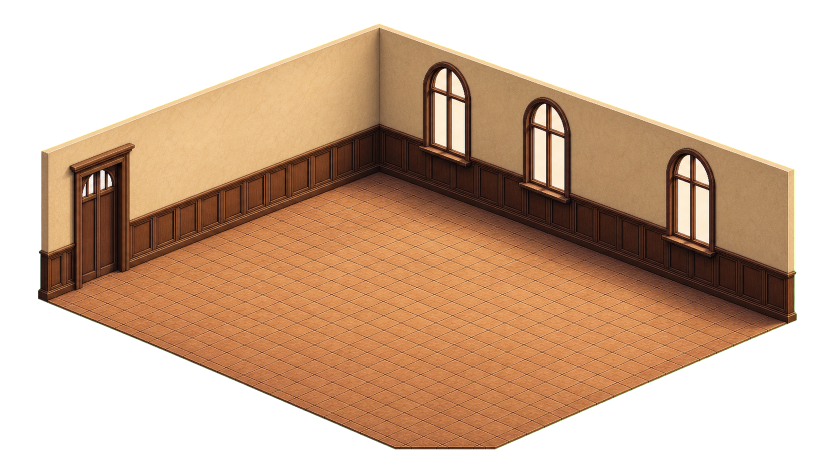
#> input picture assets/backgrounds/placeholder-cafe-stage-base-growth-v01.png, 1672 x 941 px (shown at 1/2 size)
$ python split_cafe_floor_layers.py
#> lines starting #> are read from the running program, lines starting #| are printed output that depends on the picture; after the words box and inside, x2 and y2 are one past the last pixel; in counts of white or black regions, pixels touching at a corner belong together
#!/usr/bin/env python3
"""Split the café background into a fixed shell and an independently scalable floor."""

from pathlib import Path

from PIL import Image, ImageDraw


ROOT = Path(__file__).resolve().parents[1]
SOURCE = ROOT / "assets/backgrounds/placeholder-cafe-stage-base-growth-v01.png"
SHELL = ROOT / "assets/backgrounds/placeholder-cafe-stage-shell-v01.png"
FLOOR = ROOT / "assets/backgrounds/placeholder-cafe-floor-growth-v01.png"

# The five painted floor corners in the 1672 x 941 source. The short flat front
# edge is intentional; omitting its right corner leaves a detached floor wedge
# in the otherwise transparent wall shell.
FLOOR_POLYGON = [
    (76, 596),
    (758, 345),
    (1594, 645),
    (995, 905),
    (790, 905),
]


def main() -> None:
    source = Image.open(SOURCE).convert("RGBA")
#> source is the input picture: PIL image 1672x941 RGBA; mean R, G, B, A 98.4, 68.6, 45.8, 144.4
    mask = Image.new("L", source.size, 0)
#> mask: PIL image 1672x941 L; every value is 0
    ImageDraw.Draw(mask).polygon(FLOOR_POLYGON, fill=255)
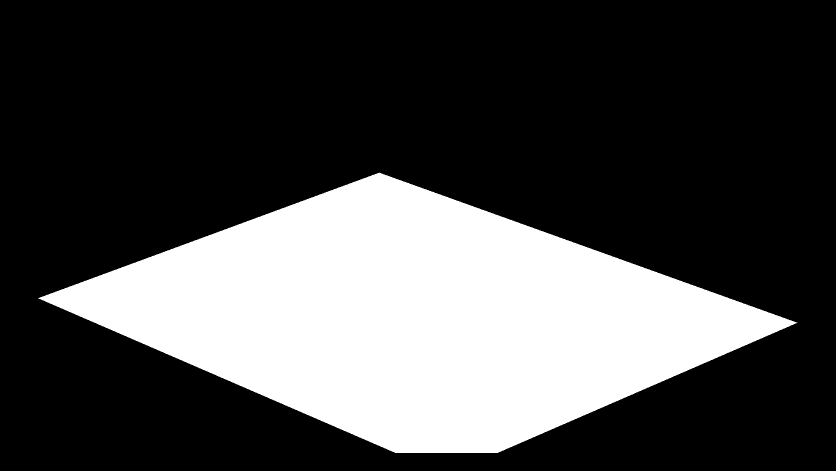
#> mask: PIL image 1672x941 L (shown at 1/2 size); 28.7% white; 1 white region, box (x1, y1, x2, y2) and area: (76, 345, 1595, 906) 451569

    floor = source.copy()
    floor.putalpha(mask)
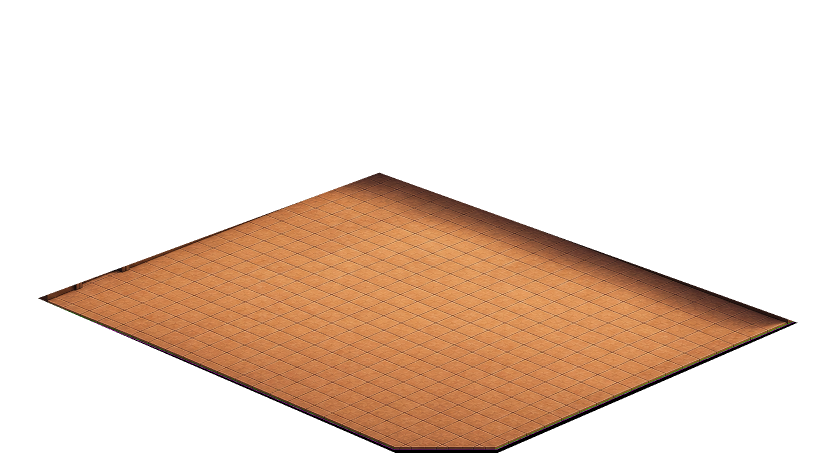
#> floor: PIL image 1672x941 RGBA (shown at 1/2 size); mean R, G, B, A 98.4, 68.6, 45.8, 73.2; transparent parts drawn white
    floor.save(FLOOR)

    shell = source.copy()
    alpha = shell.getchannel("A")
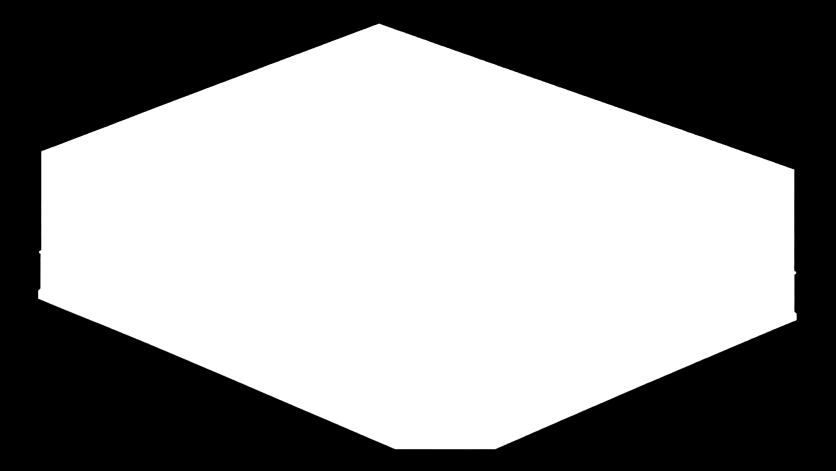
#> alpha: PIL image 1672x941 L (shown at 1/2 size); min 0, max 255, mean 144.4
    alpha.paste(0, mask=mask)
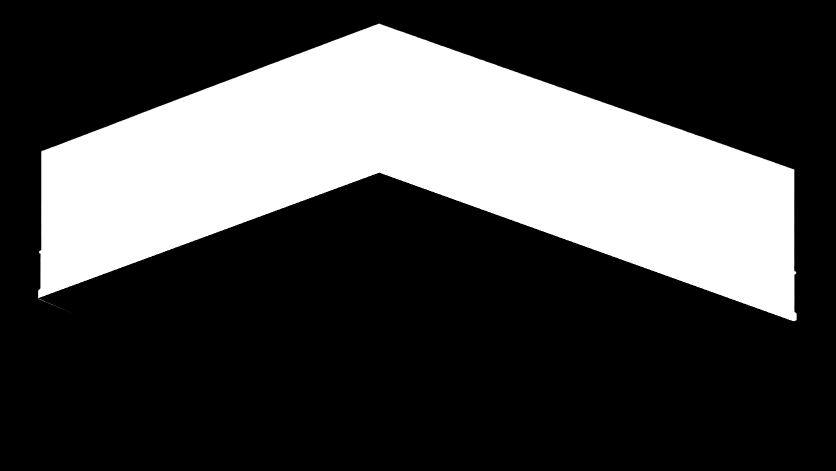
#> alpha: PIL image 1672x941 L (shown at 1/2 size); min 0, max 255, mean 72.9
    shell.putalpha(alpha)
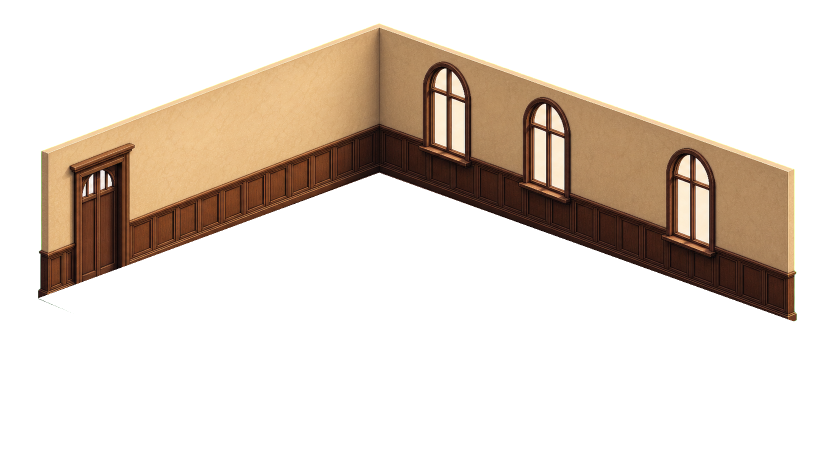
#> shell: PIL image 1672x941 RGBA (shown at 1/2 size); mean R, G, B, A 98.4, 68.6, 45.8, 72.9; transparent parts drawn white
    shell.save(SHELL)

    print(f"Wrote {SHELL.name} and {FLOOR.name}")


if __name__ == "__main__":
    main()

$ run again, with assets/backgrounds/placeholder-cafe-floor-v06-day-3.png copied over assets/backgrounds/placeholder-cafe-stage-base-growth-v01.png
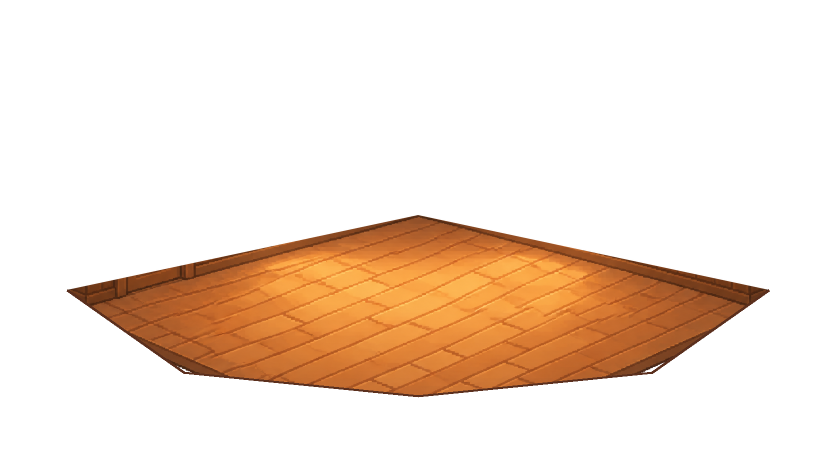
#> input picture assets/backgrounds/placeholder-cafe-floor-v06-day-3.png, 1672 x 941 px (shown at 1/2 size)
#> in main, source is the input picture: PIL image 1672x941 RGBA; mean R, G, B, A 211.8, 169, 132.7, 52.6
#> in main, `alpha.paste(0, mask=mask)`:
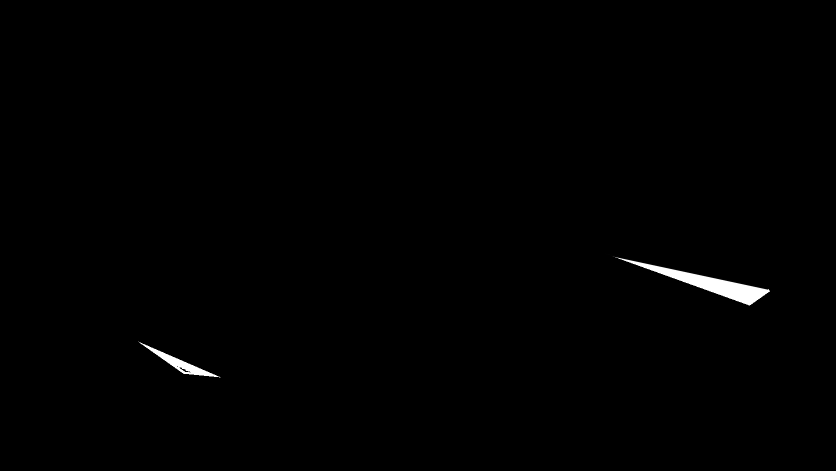
#> alpha: PIL image 1672x941 L (shown at 1/2 size); min 0, max 255, mean 1.3
#> in main, `shell.putalpha(alpha)`:
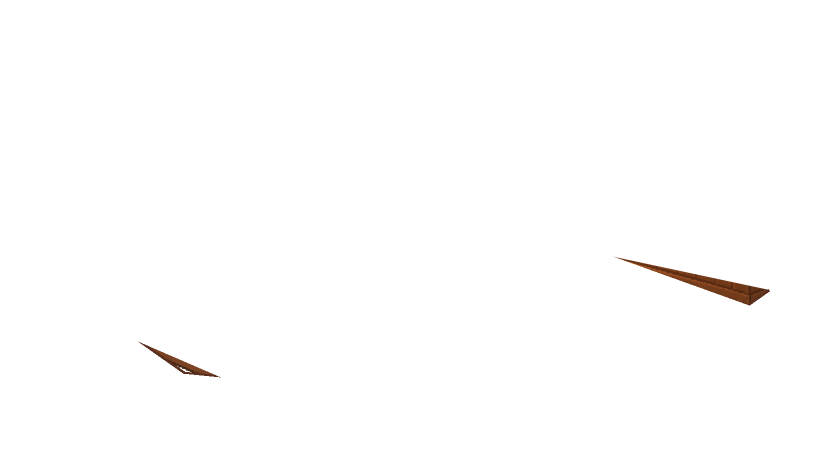
#> shell: PIL image 1672x941 RGBA (shown at 1/2 size); mean R, G, B, A 211.8, 169, 132.7, 1.3; transparent parts drawn white
